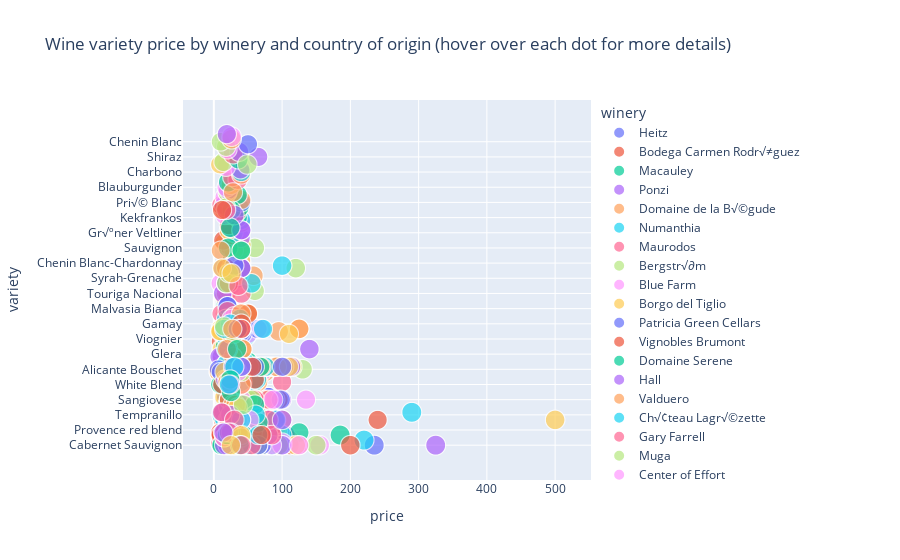

Notebook code for this chart:
### Code cell
fig= px.scatter(wine, x='price', y='variety', hover_name='country',
    size='points', color='winery', facet_col_spacing=1,
    title='Wine variety price by winery and country of origin (hover over each dot for more details)')
fig.show()
